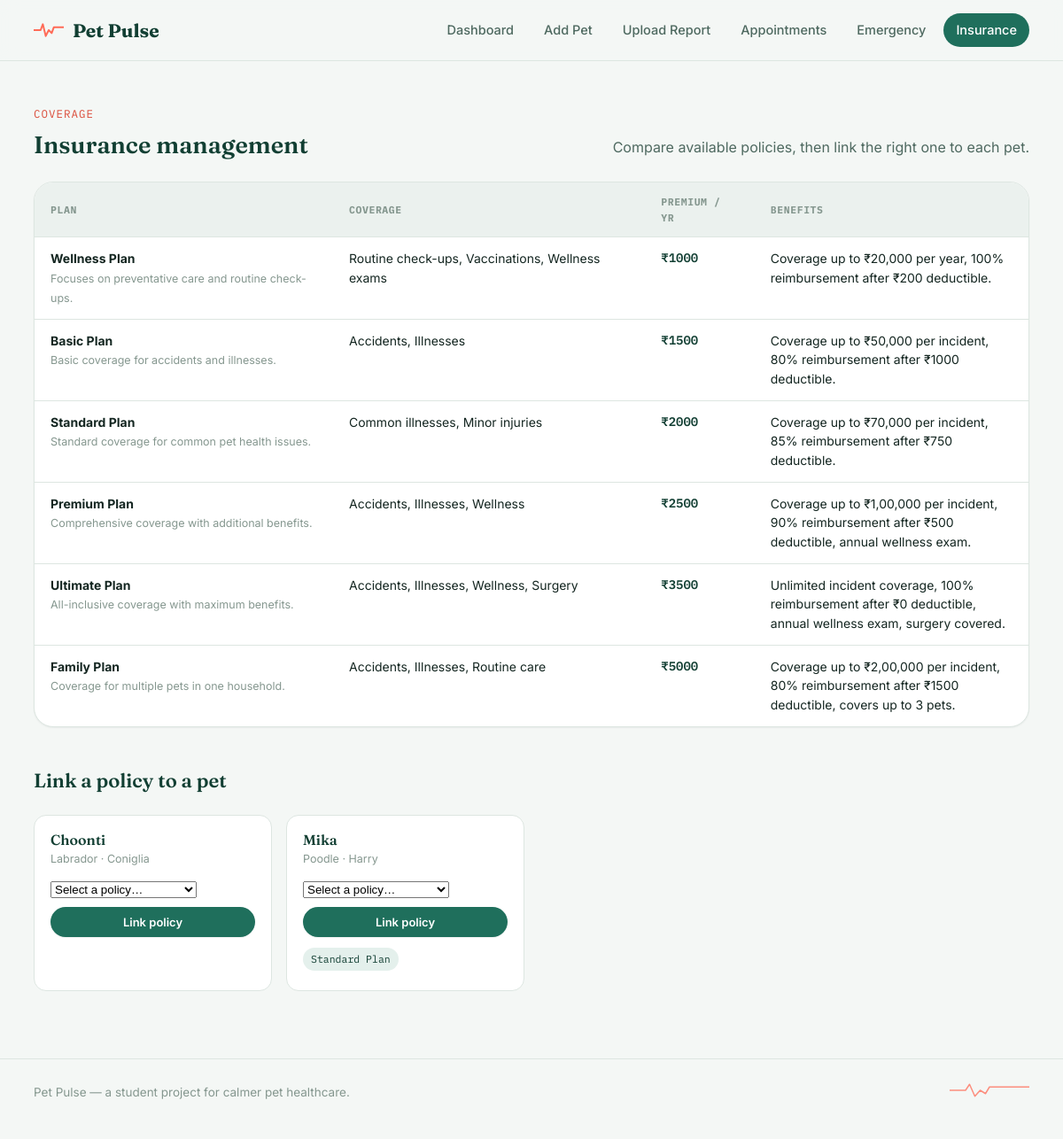
The page /insurance on the database its author committed.
### tables this page shows
CREATE TABLE insurance_policy (
                id INTEGER PRIMARY KEY AUTOINCREMENT,
                name TEXT NOT NULL,
                description TEXT NOT NULL,
                coverage TEXT NOT NULL,
                premium REAL NOT NULL,
                benefits TEXT NOT NULL
            );

CREATE TABLE pets (
                id INTEGER PRIMARY KEY AUTOINCREMENT,
                name TEXT NOT NULL,
                animal TEXT NOT NULL,
                age TEXT,
                allergies TEXT,
                owner TEXT,
                image_file TEXT
            );

### routes.py (the view, shortened to what this page needs)
@main_blueprint.route("/insurance", methods=["GET", "POST"])
def insurance():
    pets = models.fetch_all_pets()
    policies = models.fetch_all_policies()
    pet_policies = {}
    for pet in pets:
        pet_policies[pet["id"]] = models.fetch_pet_policies(pet["id"])
    return render_template(
        "insurance.html", pets=pets, policies=policies, pet_policies=pet_policies
    )

### models.py (called while the page is built)
def get_db_connection():
    if "db" not in g:
        g.db = sqlite3.connect(current_app.config["DATABASE"])
        g.db.row_factory = sqlite3.Row
        g.db.execute("PRAGMA foreign_keys = ON")
    return g.db

def fetch_all_pets():
    db = get_db_connection()
    return db.execute("SELECT * FROM pets ORDER BY id DESC").fetchall()

def fetch_all_policies():
    db = get_db_connection()
    return db.execute("SELECT * FROM insurance_policy ORDER BY premium ASC").fetchall()

def fetch_pet_policies(pet_id):
    db = get_db_connection()
    return db.execute(
        """
        SELECT insurance_policy.*
        FROM insurance_policy
        JOIN pet_insurance ON insurance_policy.id = pet_insurance.policy_id
        WHERE pet_insurance.pet_id = ?
        """,
        (pet_id,),
    ).fetchall()

### templates/insurance.html (shortened to what this page needs)
{% extends "base.html" %}
{% block content %}
<section class="section">
  <div class="shell">
    <div class="section-head">
      <div>
        <span class="eyebrow">Coverage</span>
        <h2>Insurance management</h2>
      </div>
      <p>Compare available policies, then link the right one to each pet.</p>
    </div>
    <div class="table-wrap" style="margin-bottom:40px;">
      <table>
        <thead>
          <tr>
            <th>Plan</th>
            <th>Coverage</th>
            <th>Premium / yr</th>
            <th>Benefits</th>
          </tr>
        </thead>
        <tbody>
          {% for p in policies %}
          <tr>
            <td><strong>{{ p.name }}</strong><br><span style="color:var(--ink-faint); font-size:12.5px;">{{ p.description }}</span></td>
            <td>{{ p.coverage }}</td>
            <td class="price-tag">&#8377;{{ "%.0f"|format(p.premium) }}</td>
            <td style="max-width:320px;">{{ p.benefits }}</td>
          </tr>
          {% endfor %}
        </tbody>
      </table>
    </div>
    <div class="section-head">
      <div>
        <h2 style="font-size:22px;">Link a policy to a pet</h2>
      </div>
    </div>
    {% if pets %}
    <div class="link-grid">
      {% for pet in pets %}
      <div class="link-card">
        <h4>{{ pet.name }}</h4>
        <div class="owner-line">{{ pet.animal }}{% if pet.owner %} &middot; {{ pet.owner }}{% endif %}</div>
        <form action="{{ url_for('main.insurance') }}" method="POST">
          <select name="policy_id" required>
            <option value="" disabled selected>Select a policy&hellip;</option>
          </select>
          <button type="submit" class="btn btn-primary btn-sm btn-block">Link policy</button>
        </form>
        {% set linked = pet_policies.get(pet.id, []) %}
        {% if linked %}
        <div class="pet-tag-list" style="margin-top:12px;">
          {% for pol in linked %}
          <span class="pet-tag is-policy">{{ pol.name }}</span>
          {% endfor %}
        </div>
        {% endif %}
      </div>
      {% endfor %}
    </div>
    {% else %}
    <p>You'll need to <a href="{{ url_for('main.add_pet') }}">add a pet</a> before linking an insurance policy.</p>
    {% endif %}
  </div>
</section>
{% endblock %}

### static/css/style.css (style rules this page uses)
:root { --bg: #F4F7F5; --surface: #FFFFFF; --surface-soft: #EBF1EE; --ink: #142621; --ink-soft: #4E6960; --ink-faint: #85978F; --line: #DDE6E1; --primary: #1F6F5C; --primary-dark: #123F33; --primary-tint: #E4F0EC; --accent: #FF6B57; --accent-dark: #DB4E3C; --accent-tint: #FFE4DE; --radius-sm: 8px; --radius-md: 14px; --radius-lg: 22px; --shadow-sm: 0 1px 2px rgba(20, 38, 33, 0.06); --shadow-md: 0 12px 30px -14px rgba(20, 38, 33, 0.28); --font-display: "Fraunces", "Iowan Old Style", serif; --font-body: "Inter", -apple-system, BlinkMacSystemFont, "Segoe UI", sans-serif; --font-mono: "IBM Plex Mono", "SFMono-Regular", Consolas, monospace; }
* { box-sizing: border-box; }
html { scroll-behavior: smooth; }
body { margin: 0; background: var(--bg); color: var(--ink); font-family: var(--font-body); font-size: 16px; line-height: 1.55; -webkit-font-smoothing: antialiased; }
.shell { max-width: 1180px; margin: 0 auto; padding: 0 28px; }
h1, h2, h3, h4 { font-family: var(--font-display); color: var(--primary-dark); font-weight: 600; line-height: 1.15; margin: 0 0 0.4em; }
.eyebrow { font-family: var(--font-mono); font-size: 12.5px; letter-spacing: 0.08em; text-transform: uppercase; color: var(--accent-dark); display: inline-flex; align-items: center; gap: 8px; }
.btn { display: inline-flex; align-items: center; justify-content: center; gap: 8px; font-family: var(--font-body); font-weight: 600; font-size: 14.5px; padding: 11px 22px; border-radius: 999px; border: 1px solid transparent; cursor: pointer; transition: transform 0.12s ease, box-shadow 0.12s ease, background 0.15s ease; }
.btn-primary { background: var(--primary); color: #fff; box-shadow: var(--shadow-sm); }
.btn-block { width: 100%; }
.btn-sm { padding: 8px 16px; font-size: 13px; }
.section { padding: 46px 0; }
.section-head { display: flex; align-items: flex-end; justify-content: space-between; gap: 20px; margin-bottom: 26px; flex-wrap: wrap; }
.section-head h2 { font-size: 27px; margin: 8px 0 0; }
.section-head p { margin: 0; color: var(--ink-soft); max-width: 50ch; }
.pet-tag-list { display: flex; flex-wrap: wrap; gap: 6px; margin: 10px 0 4px; }
.pet-tag { font-family: var(--font-mono); font-size: 11.5px; padding: 4px 9px; border-radius: 999px; background: var(--surface-soft); color: var(--ink-soft); }
.pet-tag.is-policy { background: var(--primary-tint); color: var(--primary-dark); }
.table-wrap { background: var(--surface); border: 1px solid var(--line); border-radius: var(--radius-lg); overflow: hidden; box-shadow: var(--shadow-sm); }
table { width: 100%; border-collapse: collapse; font-size: 14px; }
thead th { text-align: left; font-family: var(--font-mono); font-size: 11.5px; letter-spacing: 0.05em; text-transform: uppercase; color: var(--ink-faint); background: var(--surface-soft); padding: 13px 18px; border-bottom: 1px solid var(--line); }
tbody td { padding: 13px 18px; border-bottom: 1px solid var(--line); vertical-align: top; }
tbody tr:last-child td { border-bottom: none; }
.price-tag { font-family: var(--font-mono); color: var(--primary-dark); font-weight: 600; }
.link-grid { display: grid; grid-template-columns: repeat(auto-fill, minmax(240px, 1fr)); gap: 16px; }
.link-card { background: var(--surface); border: 1px solid var(--line); border-radius: var(--radius-md); padding: 18px; }
.link-card h4 { font-size: 16px; margin-bottom: 2px; }
.link-card .owner-line { font-size: 12.5px; color: var(--ink-faint); margin-bottom: 12px; }
.link-card select { margin-bottom: 10px; }

### rows shown on the page
insurance_policy: name "Wellness Plan", description "Focuses on preventative care and routine check-ups.", coverage "Routine check-ups, Vaccinations, Wellness exams", premium "1000", benefits "Coverage up to ₹20,000 per year, 100% reimbursement after ₹200 deductible."
insurance_policy: name "Basic Plan", description "Basic coverage for accidents and illnesses.", coverage "Accidents, Illnesses", premium "1500", benefits "Coverage up to ₹50,000 per incident, 80% reimbursement after ₹1000 deductible."
insurance_policy: name "Standard Plan", description "Standard coverage for common pet health issues.", coverage "Common illnesses, Minor injuries", premium "2000", benefits "Coverage up to ₹70,000 per incident, 85% reimbursement after ₹750 deductible."
insurance_policy: name "Premium Plan", description "Comprehensive coverage with additional benefits.", coverage "Accidents, Illnesses, Wellness", premium "2500", benefits "Coverage up to ₹1,00,000 per incident, 90% reimbursement after ₹500 deductible, annual wellness exam."
insurance_policy: name "Ultimate Plan", description "All-inclusive coverage with maximum benefits.", coverage "Accidents, Illnesses, Wellness, Surgery", premium "3500", benefits "Unlimited incident coverage, 100% reimbursement after ₹0 deductible, annual wellness exam, surgery covered."
insurance_policy: name "Family Plan", description "Coverage for multiple pets in one household.", coverage "Accidents, Illnesses, Routine care", premium "5000", benefits "Coverage up to ₹2,00,000 per incident, 80% reimbursement after ₹1500 deductible, covers up to 3 pets."
pets: name "Choonti", animal "Labrador", owner "Coniglia"
pets: name "Mika", animal "Poodle", owner "Harry"
